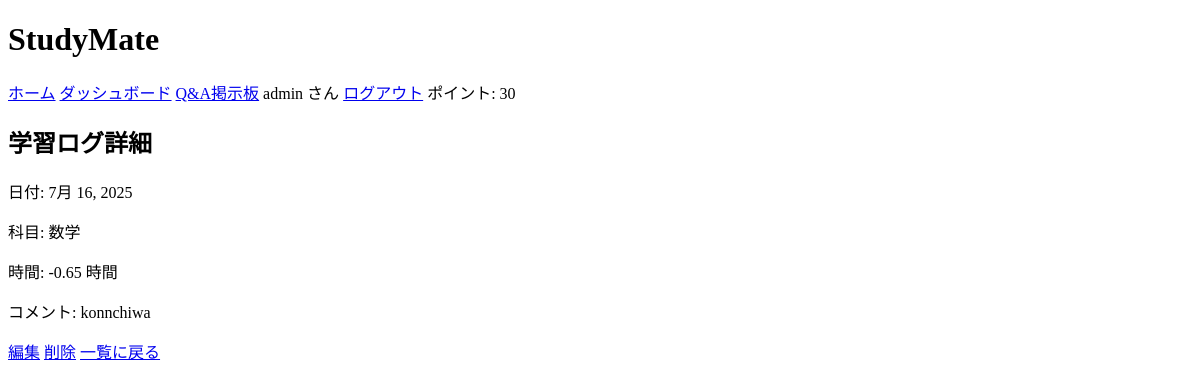
The app's page /log/11/ (signed in) with its own data.
### helloworld/models.py (models this page shows, shortened)
class UserProfile(models.Model):
    user = models.OneToOneField(User, on_delete=models.CASCADE)
    points = models.PositiveIntegerField(default=0)
    badge = models.ForeignKey(Badge, null=True, blank=True, on_delete=models.SET_NULL)

class StudyLog(models.Model):
    SUBJECT_CHOICES = (
        ('math', '数学'),
        ('physics', '物理'),
        ('prog', 'プログラミング'),
    )
    user = models.ForeignKey(User, on_delete=models.CASCADE)
    date = models.DateField()
    subject = models.CharField(max_length=30, choices=SUBJECT_CHOICES)
    hours = models.DecimalField(max_digits=4, decimal_places=2)
    comment = models.TextField(blank=True)

### helloworld/views.py (the view)
# urls.py: path('log/<int:pk>/', views.log_detail, name='log_detail'),
def log_detail(request, pk):
    log = get_object_or_404(StudyLog, pk=pk, user=request.user)
    return render(request, 'snippets/log_detail.html', {'log': log})

### helloworld/templates/snippets/log_detail.html
{% extends "snippets/base.html" %}
{% block content %}
<h2>学習ログ詳細</h2>
<p>日付: {{ log.date }}</p>
<p>科目: {{ log.get_subject_display }}</p>
<p>時間: {{ log.hours }} 時間</p>
<p>コメント: {{ log.comment }}</p>
<a href="{% url 'log_edit' log.pk %}">編集</a>
<a href="{% url 'log_delete' log.pk %}">削除</a>
<a href="{% url 'log_list' %}">一覧に戻る</a>
{% endblock %}

### helloworld/templates/snippets/base.html (shortened to what this page needs)
{% load static %}
<!DOCTYPE html>
<html lang="ja">
<head>
    <link rel="stylesheet" href="{% static 'snippets/css/style.css' %}">
</head>
<body>
    <header>
        <h1>StudyMate</h1>
        <nav>
            <a href="{% url 'log_list' %}">ホーム</a>
            <a href="{% url 'dashboard' %}">ダッシュボード</a>
            <a href="{% url 'question_list' %}">Q&A掲示板</a>
            {% if user.is_authenticated %}
                <span>{{ user.username }} さん</span>
                <a href="{% url 'logout' %}">ログアウト</a>
                <span class="point">ポイント: {{ user.userprofile.points }}</span>
            {% else %}
                <a href="{% url 'login' %}">ログイン</a>
            {% endif %}
        </nav>
    </header>
    <main>
        {% block content %}
        {% endblock %}
    </main>
</body>
</html>

### records on screen
StudyLog: date "7月 16, 2025", subject "数学", hours "-0.65", comment "konnchiwa"

### other values on screen
{{ user.username }} "admin"
{{ user.userprofile.points }} "30"
